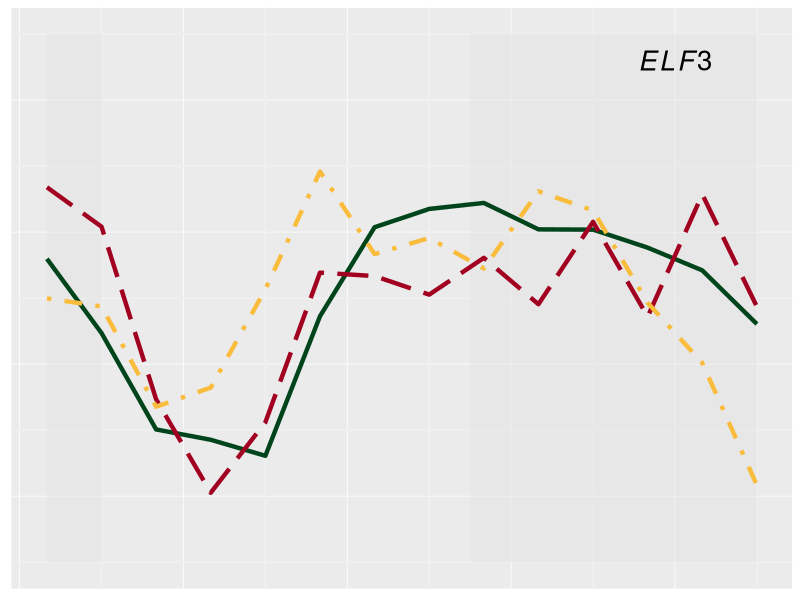
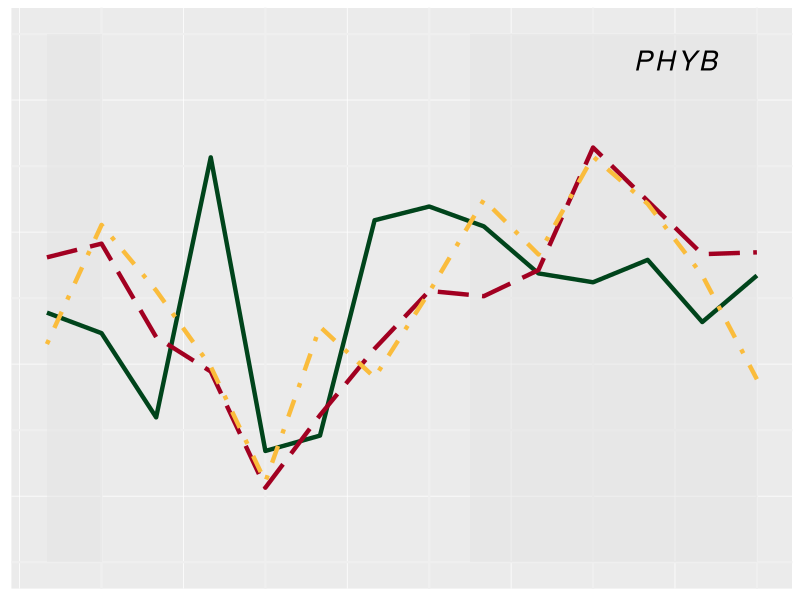

Write R code to recreate these figures, in order. (Note: this script raises an error after producing the figures.)
library(ggplot2)
library(scales)
library(reshape2)
library(cowplot)
library(png)
library(grid)
library(RColorBrewer)


f1 = "#00441b"
e1 = "#a20021"
e5 = "#fabc3c"
f1_line = "solid"
e1_line = "longdash"
e5_line = "dotdash"

#FigureS7A
timecourses_PHYA = read.csv("FigureS7_PHYA_timecourses.txt", sep="\t")
names(timecourses_PHYA) [names(timecourses_PHYA) == "leaf..1"] <- "leaf +1"
names(timecourses_PHYA) [names(timecourses_PHYA) == "internode.1"] <- "internode1"
names(timecourses_PHYA) [names(timecourses_PHYA) == "internode.5"] <- "internode5"

timecourses2_PHYA <- melt(timecourses_PHYA, id.vars="Hour")
names(timecourses2_PHYA) [names(timecourses2_PHYA) == "value"] <- "Expression"
names(timecourses2_PHYA) [names(timecourses2_PHYA) == "variable"] <- "Organ"

PHYA <- ggplot(data=timecourses2_PHYA, aes(x=Hour, y=Expression, group=Organ)) +
  annotate("rect", xmin = -2, xmax = 0, ymin = -3, ymax = 3, alpha = .5, fill = "#e3e3e3")+
  annotate("rect", xmin = 13.5, xmax = 24, ymin = -3, ymax = 3, alpha = .5, fill = "#e3e3e3")+
  geom_line(aes(col=Organ, linetype=Organ), size = 1.5) +
  annotate("text", x = 21, y = 2.7, label = "italic(PHYA).1", size = 7, parse = TRUE)+
  scale_colour_manual(values=c(f1,e1,e5))+
  scale_linetype_manual(values=c(f1_line, e1_line, e5_line)) +
  scale_x_continuous(breaks=seq(0,24,6), name="Time from dawn (h)", limits=c(-2, 24))+
  scale_y_continuous(breaks=seq(-3,3,1.5), name="Expression value", limits=c(-3, 3))+
  theme(panel.grid.major = element_line(colour = "#efefef", size = 0.75), 
        text = element_text(size=18), 
        axis.ticks = element_blank(),
        axis.line = element_blank(),
        #axis.text.x = element_text(size=18),
        axis.text.x = element_blank(),
        axis.title.x = element_blank(),
        axis.text.y = element_text(size=18),
        legend.position="none")


#FigureS7B
timecourses_PHYB = read.csv("FigureS7_PHYB_timecourses.txt", sep="\t")
names(timecourses_PHYB) [names(timecourses_PHYB) == "leaf..1"] <- "leaf +1"
names(timecourses_PHYB) [names(timecourses_PHYB) == "internode.1"] <- "internode1"
names(timecourses_PHYB) [names(timecourses_PHYB) == "internode.5"] <- "internode5"

timecourses2_PHYB <- melt(timecourses_PHYB, id.vars="Hour")
names(timecourses2_PHYB) [names(timecourses2_PHYB) == "value"] <- "Expression"
names(timecourses2_PHYB) [names(timecourses2_PHYB) == "variable"] <- "Organ"

PHYB <- ggplot(data=timecourses2_PHYB, aes(x=Hour, y=Expression, group=Organ)) +
  annotate("rect", xmin = -2, xmax = 0, ymin = -3, ymax = 3, alpha = .5, fill = "#e3e3e3")+
  annotate("rect", xmin = 13.5, xmax = 24, ymin = -3, ymax = 3, alpha = .5, fill = "#e3e3e3")+
  geom_line(aes(col=Organ, linetype=Organ), size = 1.5) +
  annotate("text", x = 21, y = 2.7, label = "italic(PHYB)", size = 7, parse = TRUE)+
  scale_colour_manual(values=c(f1,e1,e5))+
  scale_linetype_manual(values=c(f1_line, e1_line, e5_line)) +
  scale_x_continuous(breaks=seq(0,24,6), name="Time from dawn (h)", limits=c(-2, 24))+
  scale_y_continuous(breaks=seq(-3,3,1.5), name="Expression value", limits=c(-3, 3))+
  theme(panel.grid.major = element_line(colour = "#efefef", size = 0.75), 
        text = element_text(size=18), 
        axis.ticks = element_blank(),
        axis.line = element_blank(),
        #axis.text.x = element_text(size=18),
        axis.text.x = element_blank(),
        axis.title.x = element_blank(),
        #axis.text.y = element_text(size=18),
        axis.text.y = element_blank(),
        axis.title.y = element_blank(),
        legend.position="none")


#FigureS7C
timecourses_ELF3 = read.csv("FigureS7_ELF3_timecourses.txt", sep="\t")
names(timecourses_ELF3) [names(timecourses_ELF3) == "leaf..1"] <- "leaf +1"
names(timecourses_ELF3) [names(timecourses_ELF3) == "internode.1"] <- "internode1"
names(timecourses_ELF3) [names(timecourses_ELF3) == "internode.5"] <- "internode5"

timecourses2_ELF3 <- melt(timecourses_ELF3, id.vars="Hour")
names(timecourses2_ELF3) [names(timecourses2_ELF3) == "value"] <- "Expression"
names(timecourses2_ELF3) [names(timecourses2_ELF3) == "variable"] <- "Organ"

ELF3 <- ggplot(data=timecourses2_ELF3, aes(x=Hour, y=Expression, group=Organ)) +
  annotate("rect", xmin = -2, xmax = 0, ymin = -3, ymax = 3, alpha = .5, fill = "#e3e3e3")+
  annotate("rect", xmin = 13.5, xmax = 24, ymin = -3, ymax = 3, alpha = .5, fill = "#e3e3e3")+
  geom_line(aes(col=Organ, linetype=Organ), size = 1.5) +
  annotate("text", x = 21, y = 2.7, label = "italic(ELF3)", size = 7, parse = TRUE)+
  scale_colour_manual(values=c(f1,e1,e5))+
  scale_linetype_manual(values=c(f1_line, e1_line, e5_line)) +
  scale_x_continuous(breaks=seq(0,24,6), name="Time from dawn (h)", limits=c(-2, 24))+
  scale_y_continuous(breaks=seq(-3,3,1.5), name="Expression value", limits=c(-3, 3))+
  theme(panel.grid.major = element_line(colour = "#efefef", size = 0.75), 
        text = element_text(size=18), 
        axis.ticks = element_blank(),
        axis.line = element_blank(),
        #axis.text.x = element_text(size=18),
        axis.text.x = element_blank(),
        axis.title.x = element_blank(),
        #axis.text.y = element_text(size=18),
        axis.text.y = element_blank(),
        axis.title.y = element_blank(),
        legend.position="none")

#FigureS7D
timecourses_CRY1 = read.csv("FigureS7_CRY1_timecourses.txt", sep="\t")
names(timecourses_CRY1) [names(timecourses_CRY1) == "leaf..1"] <- "leaf +1"
names(timecourses_CRY1) [names(timecourses_CRY1) == "internode.1"] <- "internode1"
names(timecourses_CRY1) [names(timecourses_CRY1) == "internode.5"] <- "internode5"

timecourses2_CRY1 <- melt(timecourses_CRY1, id.vars="Hour")
names(timecourses2_CRY1) [names(timecourses2_CRY1) == "value"] <- "Expression"
names(timecourses2_CRY1) [names(timecourses2_CRY1) == "variable"] <- "Organ"

CRY1 <- ggplot(data=timecourses2_CRY1, aes(x=Hour, y=Expression, group=Organ)) +
  annotate("rect", xmin = -2, xmax = 0, ymin = -3, ymax = 3, alpha = .5, fill = "#e3e3e3")+
  annotate("rect", xmin = 13.5, xmax = 24, ymin = -3, ymax = 3, alpha = .5, fill = "#e3e3e3")+
  geom_line(aes(col=Organ, linetype=Organ), size = 1.5) +
  annotate("text", x = 21, y = 2.7, label = "italic(CRY1).1", size = 7, parse = TRUE)+
  scale_colour_manual(values=c(f1,e1,e5))+
  scale_linetype_manual(values=c(f1_line, e1_line, e5_line)) +
  scale_x_continuous(breaks=seq(0,24,6), name="Time from dawn (h)", limits=c(-2, 24))+
  scale_y_continuous(breaks=seq(-3,3,1.5), name="Expression value", limits=c(-3, 3))+
  theme(panel.grid.major = element_line(colour = "#efefef", size = 0.75), 
        text = element_text(size=18), 
        axis.ticks = element_blank(),
        axis.line = element_blank(),
        axis.text.x = element_text(size=18),
        #axis.text.x = element_blank(),
        #axis.title.x = element_blank(),
        axis.text.y = element_text(size=18),
        legend.position="none")


#FigureS7E
timecourses_CRY2 = read.csv("FigureS7_CRY2_timecourses.txt", sep="\t")
names(timecourses_CRY2) [names(timecourses_CRY2) == "leaf..1"] <- "leaf +1"
names(timecourses_CRY2) [names(timecourses_CRY2) == "internode.1"] <- "internode1"
names(timecourses_CRY2) [names(timecourses_CRY2) == "internode.5"] <- "internode5"

timecourses2_CRY2 <- melt(timecourses_CRY2, id.vars="Hour")
names(timecourses2_CRY2) [names(timecourses2_CRY2) == "value"] <- "Expression"
names(timecourses2_CRY2) [names(timecourses2_CRY2) == "variable"] <- "Organ"

CRY2 <- ggplot(data=timecourses2_CRY2, aes(x=Hour, y=Expression, group=Organ)) +
  annotate("rect", xmin = -2, xmax = 0, ymin = -3, ymax = 3, alpha = .5, fill = "#e3e3e3")+
  annotate("rect", xmin = 13.5, xmax = 24, ymin = -3, ymax = 3, alpha = .5, fill = "#e3e3e3")+
  geom_line(aes(col=Organ, linetype=Organ), size = 1.5) +
  annotate("text", x = 21, y = 2.7, label = "italic(CRY2).1", size = 7, parse = TRUE)+
  scale_colour_manual(values=c(f1,e1,e5))+
  scale_linetype_manual(values=c(f1_line, e1_line, e5_line)) +
  scale_x_continuous(breaks=seq(0,24,6), name="Time from dawn (h)", limits=c(-2, 24))+
  scale_y_continuous(breaks=seq(-3,3,1.5), name="Expression value", limits=c(-3, 3))+
  theme(panel.grid.major = element_line(colour = "#efefef", size = 0.75), 
        text = element_text(size=18), 
        axis.ticks = element_blank(),
        axis.line = element_blank(),
        axis.text.x = element_text(size=18),
        #axis.text.x = element_blank(),
        #axis.title.x = element_blank(),
        #axis.text.y = element_text(size=18),
        axis.text.y = element_blank(),
        axis.title.y = element_blank(),
        legend.position="none")


#FigureS7F
timecourses_ZTL = read.csv("FigureS7_ZTL_timecourses.txt", sep="\t")
names(timecourses_ZTL) [names(timecourses_ZTL) == "leaf..1"] <- "leaf +1"
names(timecourses_ZTL) [names(timecourses_ZTL) == "internode.1"] <- "internode1"
names(timecourses_ZTL) [names(timecourses_ZTL) == "internode.5"] <- "internode5"

timecourses2_ZTL <- melt(timecourses_ZTL, id.vars="Hour")
names(timecourses2_ZTL) [names(timecourses2_ZTL) == "value"] <- "Expression"
names(timecourses2_ZTL) [names(timecourses2_ZTL) == "variable"] <- "Organ"

ZTL <- ggplot(data=timecourses2_ZTL, aes(x=Hour, y=Expression, group=Organ)) +
  annotate("rect", xmin = -2, xmax = 0, ymin = -3, ymax = 3, alpha = .5, fill = "#e3e3e3")+
  annotate("rect", xmin = 13.5, xmax = 24, ymin = -3, ymax = 3, alpha = .5, fill = "#e3e3e3")+
  geom_line(aes(col=Organ, linetype=Organ), size = 1.5) +
  annotate("text", x = 21, y = 2.7, label = "italic(ZTL).1", size = 7, parse = TRUE)+
  scale_colour_manual(values=c(f1,e1,e5))+
  scale_linetype_manual(values=c(f1_line, e1_line, e5_line)) +
  scale_x_continuous(breaks=seq(0,24,6), name="Time from dawn (h)", limits=c(-2, 24))+
  scale_y_continuous(breaks=seq(-3,3,1.5), name="Expression value", limits=c(-3, 3))+
  theme(panel.grid.major = element_line(colour = "#efefef", size = 0.75), 
        text = element_text(size=18), 
        axis.ticks = element_blank(),
        axis.line = element_blank(),
        axis.text.x = element_text(size=18),
        axis.text.y = element_blank(),
        axis.title.y = element_blank(),
        legend.position="none")


plot_grid(PHYA, PHYB, ELF3, CRY1, CRY2, ZTL, labels = c("A", "B", "C","D", "E", "F"), ncol = 3, align = "v", rel_widths = c(1, 1, 1),label_size = 20)

